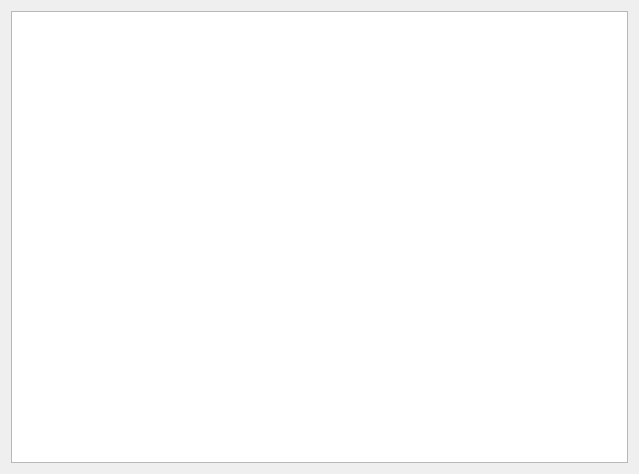
<?xml version="1.0" encoding="UTF-8"?>
<ui version="4.0">
 <class>Freeplay</class>
 <widget class="QWidget" name="Freeplay">
  <property name="geometry">
   <rect>
    <x>0</x>
    <y>0</y>
    <width>639</width>
    <height>474</height>
   </rect>
  </property>
  <property name="windowTitle">
   <string>Form</string>
  </property>
  <layout class="QGridLayout" name="gridLayout">
   <item row="0" column="0">
    <widget class="MinesweeperView" name="board"/>
   </item>
  </layout>
 </widget>
 <customwidgets>
  <customwidget>
   <class>MinesweeperView</class>
   <extends>QGraphicsView</extends>
   <header>minesweeperview.h</header>
  </customwidget>
 </customwidgets>
 <resources/>
 <connections/>
</ui>
